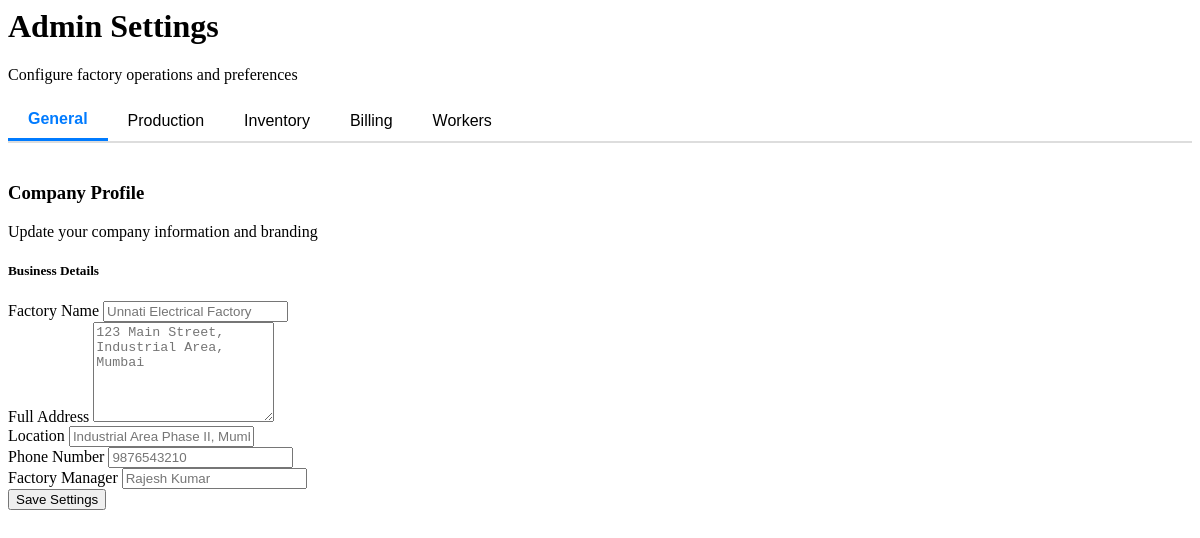
Before: /Dashboard/Admin/settings.php with the older database file.
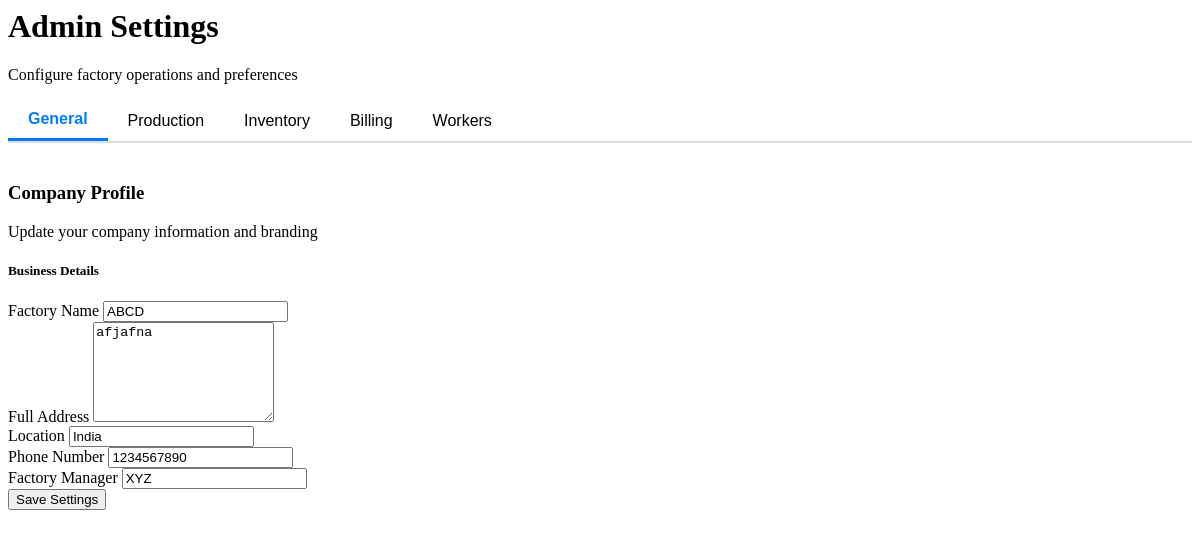
After: the same page with the newer database file.
### tables this page shows
CREATE TABLE `admin_business_details` (
  `id` int(11) NOT NULL,
  `factory_name` varchar(255) DEFAULT NULL,
  `factory_address` text DEFAULT NULL,
  `factory_location` varchar(255) DEFAULT NULL,
  `phone_number` varchar(20) DEFAULT NULL,
  `factory_manager` varchar(255) DEFAULT NULL
);

### Dashboard/Admin/settings.php (the view, shortened to what this page needs)
<?php
include '../../_conn.php';
$result = $conn->query("SELECT * FROM admin_business_details WHERE id = 1");
$row = $result->fetch_assoc();
?>
<div class="main-content container my-4">
    <h1>Admin Settings</h1>
    <p>Configure factory operations and preferences</p>
    <div class="col-md-12 card p-4 shadow-sm my-4">
        <div class="tabs">
            <button class="settingTab active" onclick="showsettingTab('general')">General</button>
            <button class="settingTab" onclick="showsettingTab('production')">Production</button>
            <button class="settingTab" onclick="showsettingTab('inventory')">Inventory</button>
            <button class="settingTab" onclick="showsettingTab('billing')">Billing</button>
            <button class="settingTab" onclick="showsettingTab('workers')">Workers</button>
        </div>
        <div class="setting-tab-content active" id="general">
            <h3>Company Profile</h3>
            <p>Update your company information and branding</p>
            <form method="POST" action="settings.php">
                <div>
                    <h5>Business Details</h5>
                    <div class="mb-3 m-3 col">
                        <label for="factory-name">Factory Name</label>
                        <input type="text" class="form-control" id="factory-name" name="factory_name"
                            placeholder="Unnati Electrical Factory" value="<?php echo $row['factory_name'] ?? ''; ?>">
                    </div>
                    <div class="mb-3 m-3 col">
                        <label for="factory-address">Full Address</label>
                        <textarea class="form-control" id="factory-address" name="factory_address"
                            placeholder="123 Main Street, Industrial Area, Mumbai"
                            style="height: 100px"><?php echo $row['factory_address'] ?? ''; ?></textarea>
                    </div>
                    <div class="mb-3 m-3 col">
                        <label for="factory-location">Location</label>
                        <input type="text" class="form-control" id="factory-location" name="factory_location"
                            placeholder="Industrial Area Phase II, Mumbai"
                            value="<?php echo $row['factory_location'] ?? ''; ?>">
                    </div>
                    <div class="mb-3 m-3 col">
                        <label for="phone-number">Phone Number</label>
                        <input type="number" class="form-control" id="phone-number" name="phone_number"
                            placeholder="9876543210" value="<?php echo $row['phone_number'] ?? ''; ?>">
                    </div>
                    <div class="mb-3 m-3 col">
                        <label for="factory-manager">Factory Manager</label>
                        <input type="text" class="form-control" id="factory-manager" name="factory_manager"
                            placeholder="Rajesh Kumar" value="<?php echo $row['factory_manager'] ?? ''; ?>">
                    </div>
                </div>
                <div class="text-end position-relative">
                    <button type="submit" class="btn btn-info text-white">
                        <i class="bi bi-save"></i> Save Settings
                    </button>
                </div>
            </form>
        </div>

Changed rows visible on the page:
added admin_business_details: factory_name "ABCD", factory_address "afjafna", factory_location "India", phone_number "1234567890", factory_manager "XYZ"
